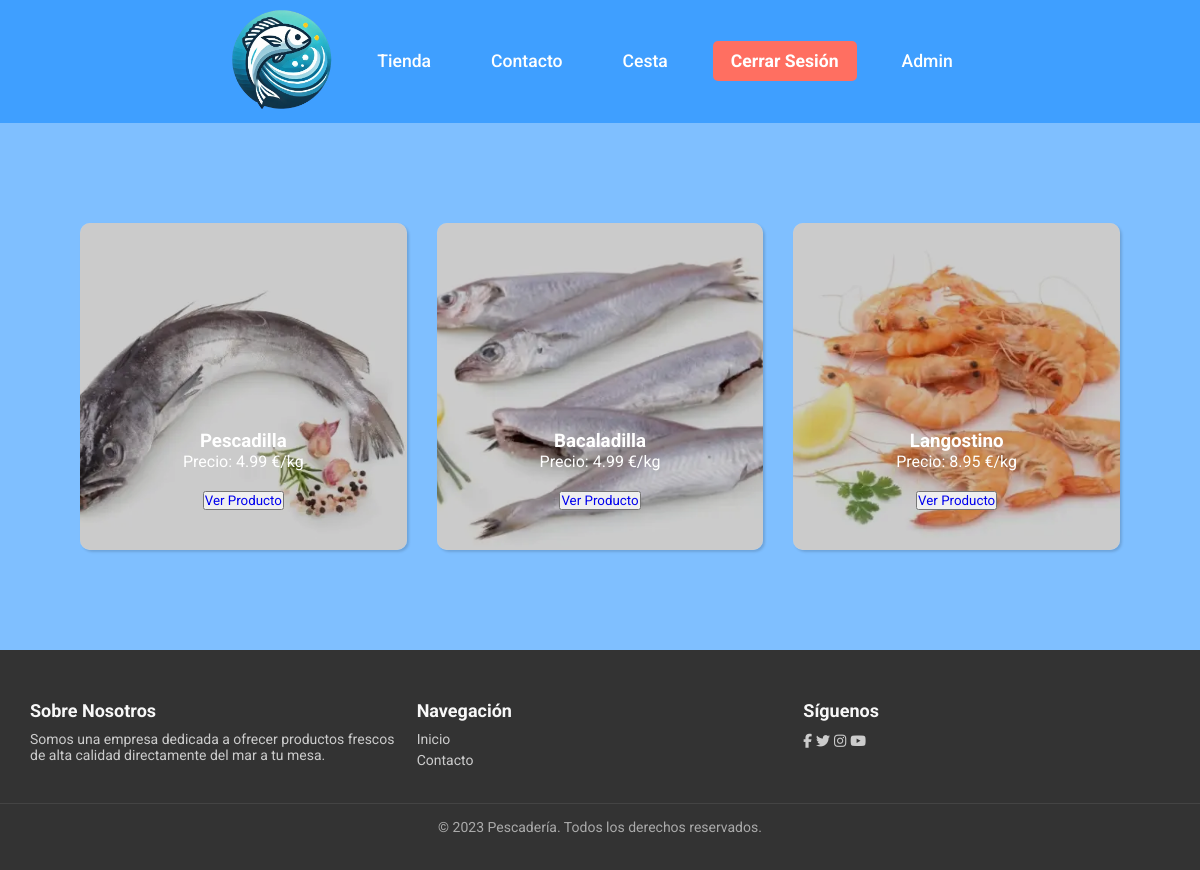
Before: /search.php (signed in) with the older database file.
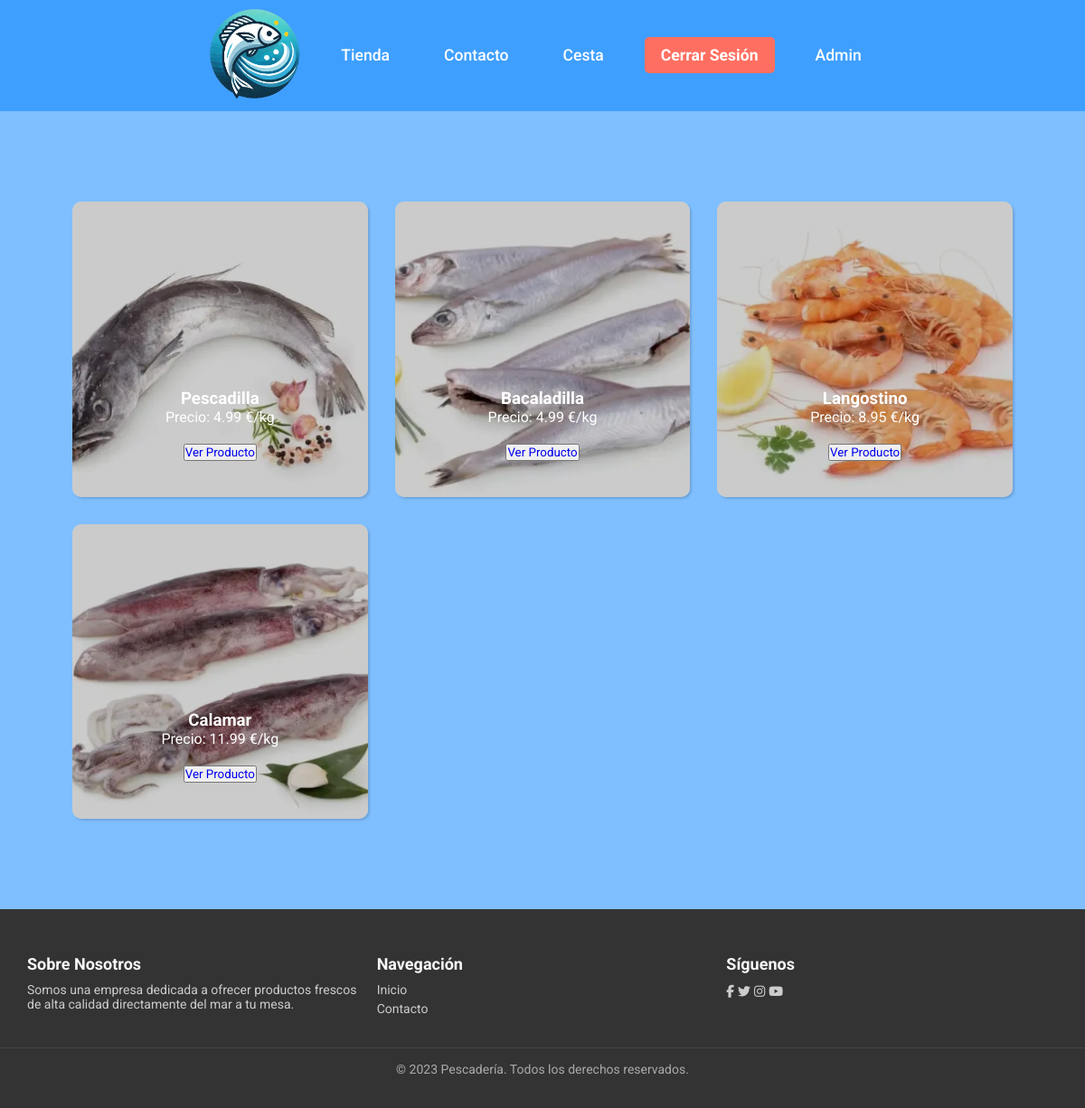
After: the same page with the newer database file.
### tables this page shows
CREATE TABLE `productos` (
  `id` int(11) NOT NULL,
  `nombre` varchar(255) NOT NULL,
  `descripcion` text DEFAULT NULL,
  `precio_kg` decimal(10,2) NOT NULL,
  `stock` int(11) DEFAULT 0,
  `imagen` varchar(255) DEFAULT 'imagen_default.png',
  `id_categoria` int(11) DEFAULT NULL
);

### functions/conexion_be.php (called while the page is built, shortened)
<?php
    function row_count($results){
        return mysqli_num_rows($results);
    }

### search.php (the view, shortened to what this page needs)
<?php
include ('includes/header.php');
?>
<?php
$search_param = $_GET['search'];
$sql = "SELECT * FROM productos WHERE nombre LIKE '$search_param%'";
$result = mysqli_query($conexion, $sql);
?>
<div class="main_products">
    <div class="products_wrapper">
<?php
            if(row_count($result)>0):
                while ($row = mysqli_fetch_assoc($result)):?>
                    <div class="product">
                        <h3><?= $row['nombre'] ?></h3>
                        <img src="assets/images/<?= $row['imagen'] ?>" alt="">
                        <p>Precio: <?= $row['precio_kg'] ?> €/kg</p>
                        <button>
                            <a href="producto.php?id=<?= $row['id'] ?>">Ver Producto</a>
                        </button>
                    </div>
                <?php endwhile?>
            <?php else:?>
                <p>No se encontraron resultados en su búsqueda.</p>
            <?php endif?>
</div>
</div>
<?php
include ('includes/footer.php');
?>

Changed rows visible on the page:
added productos: nombre "Calamar", imagen (picture), precio_kg "11.99"
